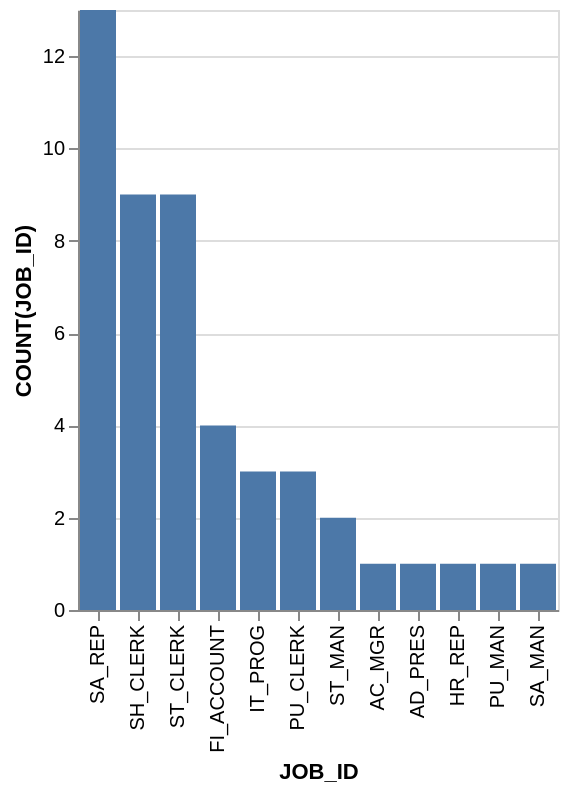

Vega-Lite specification stored for this chart:
### Vega-Lite specification from a JSON file in a GitHub repository (floating-point values rounded to 4 significant figures)
{"data": {"values": [{"x_data": "AC_MGR", "y_data": 1}, {"x_data": "AD_PRES", "y_data": 1}, {"x_data": "FI_ACCOUNT", "y_data": 4}, {"x_data": "HR_REP", "y_data": 1}, {"x_data": "IT_PROG", "y_data": 3}, {"x_data": "PU_CLERK", "y_data": 3}, {"x_data": "PU_MAN", "y_data": 1}, {"x_data": "SA_MAN", "y_data": 1}, {"x_data": "SA_REP", "y_data": 13}, {"x_data": "SH_CLERK", "y_data": 9}, {"x_data": "ST_CLERK", "y_data": 9}, {"x_data": "ST_MAN", "y_data": 2}]}, "mark": "bar", "encoding": {"x": {"field": "x_data", "type": "nominal", "title": "JOB_ID", "sort": {"op": "sum", "field": "y_data", "order": "descending"}}, "y": {"field": "y_data", "type": "quantitative", "title": "COUNT(JOB_ID)"}}}
